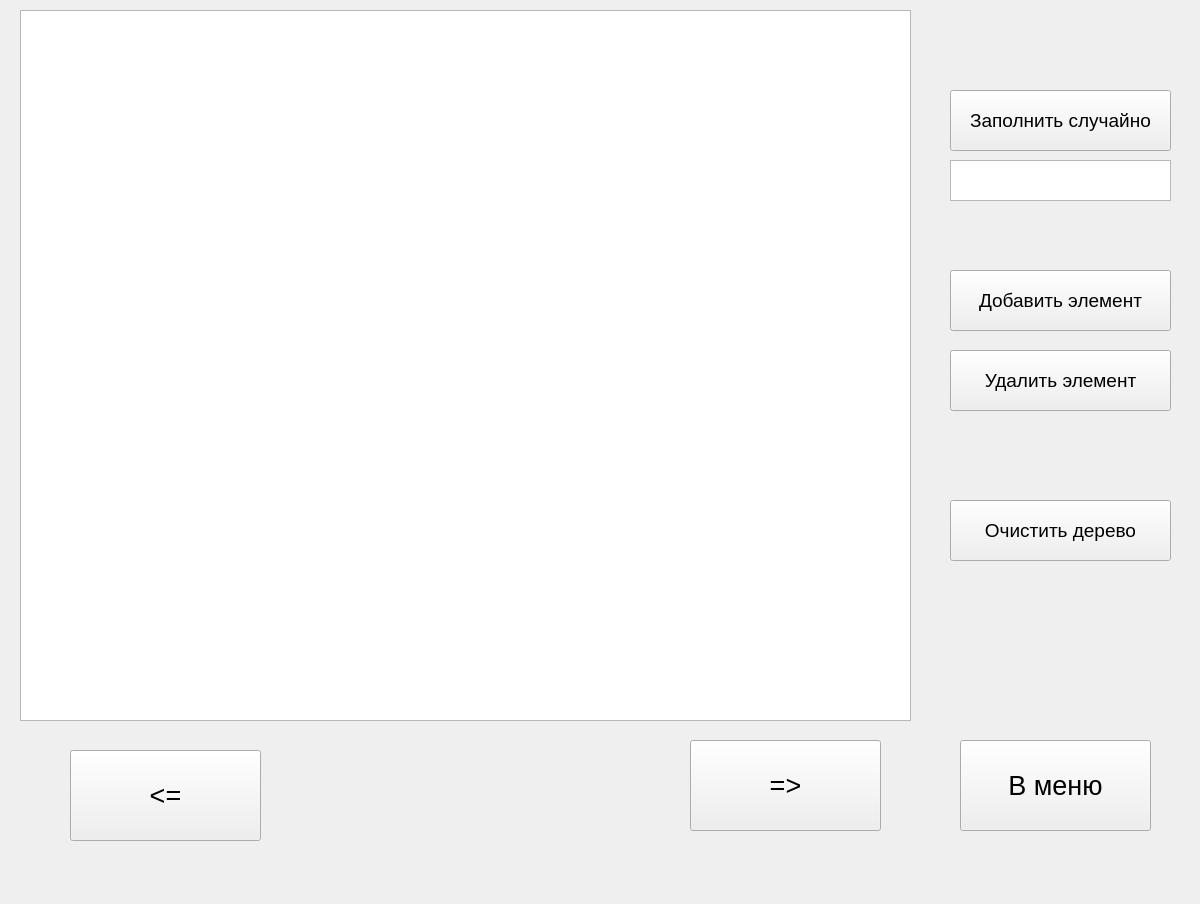
<?xml version="1.0" encoding="UTF-8"?>
<ui version="4.0">
 <class>Demostration</class>
 <widget class="QWidget" name="Demostration">
  <property name="geometry">
   <rect>
    <x>0</x>
    <y>0</y>
    <width>1200</width>
    <height>904</height>
   </rect>
  </property>
  <property name="windowTitle">
   <string>Demostration</string>
  </property>
  <widget class="QPushButton" name="menuButton_3">
   <property name="geometry">
    <rect>
     <x>960</x>
     <y>740</y>
     <width>191</width>
     <height>91</height>
    </rect>
   </property>
   <property name="font">
    <font>
     <pointsize>20</pointsize>
    </font>
   </property>
   <property name="text">
    <string>В меню</string>
   </property>
  </widget>
  <widget class="QPushButton" name="addElementButton">
   <property name="geometry">
    <rect>
     <x>950</x>
     <y>270</y>
     <width>221</width>
     <height>61</height>
    </rect>
   </property>
   <property name="font">
    <font>
     <pointsize>14</pointsize>
    </font>
   </property>
   <property name="text">
    <string>Добавить элемент</string>
   </property>
  </widget>
  <widget class="QPushButton" name="deleteElementButton">
   <property name="geometry">
    <rect>
     <x>950</x>
     <y>350</y>
     <width>221</width>
     <height>61</height>
    </rect>
   </property>
   <property name="font">
    <font>
     <pointsize>14</pointsize>
    </font>
   </property>
   <property name="text">
    <string>Удалить элемент</string>
   </property>
  </widget>
  <widget class="QPushButton" name="fillRandomButton">
   <property name="geometry">
    <rect>
     <x>950</x>
     <y>90</y>
     <width>221</width>
     <height>61</height>
    </rect>
   </property>
   <property name="font">
    <font>
     <pointsize>14</pointsize>
    </font>
   </property>
   <property name="text">
    <string>Заполнить случайно</string>
   </property>
  </widget>
  <widget class="QPushButton" name="clearTreeButton">
   <property name="geometry">
    <rect>
     <x>950</x>
     <y>500</y>
     <width>221</width>
     <height>61</height>
    </rect>
   </property>
   <property name="font">
    <font>
     <pointsize>14</pointsize>
    </font>
   </property>
   <property name="text">
    <string>Очистить дерево</string>
   </property>
  </widget>
  <widget class="QTextEdit" name="textEdit">
   <property name="geometry">
    <rect>
     <x>950</x>
     <y>160</y>
     <width>221</width>
     <height>41</height>
    </rect>
   </property>
  </widget>
  <widget class="QGraphicsView" name="graphicsView">
   <property name="geometry">
    <rect>
     <x>20</x>
     <y>10</y>
     <width>891</width>
     <height>711</height>
    </rect>
   </property>
  </widget>
  <widget class="QPushButton" name="backButton">
   <property name="geometry">
    <rect>
     <x>70</x>
     <y>750</y>
     <width>191</width>
     <height>91</height>
    </rect>
   </property>
   <property name="font">
    <font>
     <pointsize>20</pointsize>
    </font>
   </property>
   <property name="text">
    <string>&lt;=</string>
   </property>
  </widget>
  <widget class="QPushButton" name="forwardButton">
   <property name="geometry">
    <rect>
     <x>690</x>
     <y>740</y>
     <width>191</width>
     <height>91</height>
    </rect>
   </property>
   <property name="font">
    <font>
     <pointsize>20</pointsize>
    </font>
   </property>
   <property name="text">
    <string>=&gt;</string>
   </property>
  </widget>
 </widget>
 <layoutdefault spacing="6" margin="11"/>
 <resources/>
 <connections/>
</ui>
